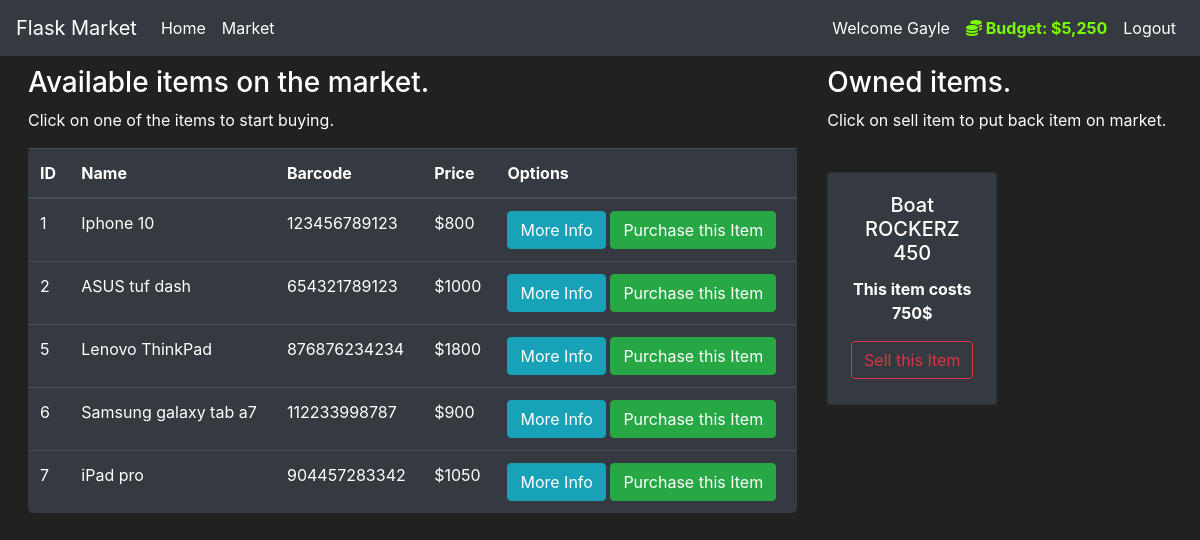
The app's page /market (signed in) with its own data.
### market/models.py (models this page shows, shortened)
class User(db.Model, UserMixin):
    id = db.Column(db.Integer(), primary_key=True)
    username = db.Column(db.String(length=30), nullable=False, unique=True)
    email_address = db.Column(db.String(length=50), nullable=False, unique=True)
    password_hash = db.Column(db.String(length=60), nullable=False)
    budget = db.Column(db.Integer(), nullable=False, default=5000)
    items = db.relationship('Item', backref='owned_user', lazy=True)
    @property
    def prettier_budget(self):
        if len(str(self.budget)) >= 4:
            return f'${str(self.budget)[:-3]},{str(self.budget)[-3:]}'
        else:
            return f"${self.budget}"
    @property
    def password(self):
        return self.password

class Item(db.Model):
    id = db.Column(db.Integer(), primary_key=True)
    name = db.Column(db.String(length=30), nullable=False, unique=True)
    price = db.Column(db.Integer(), nullable=False)
    barcode = db.Column(db.String(length=12), nullable=False, unique=True)
    description = db.Column(db.String(length=1024), nullable=False, unique=True)
    owner = db.Column(db.Integer(), db.ForeignKey('user.id'))

### market/routes.py (the view, shortened to what this page needs)
@app.route('/market', methods=['GET','POST'])
@login_required
def market_page():
    purchase_form = PurchaseItemForm()
    selling_form = SellItemForm()
    if request.method=='GET':
        items = Item.query.filter_by(owner=None)
        owned_items = Item.query.filter_by(owner=current_user.id)
        return render_template('market.html', items=items,purchase_form=purchase_form,owned_items=owned_items,selling_form=selling_form)

### market/models.py (called while the page is built)
@login_manager.user_loader
def load_user(user_id):
    return User.query.get(int(user_id))

### market/templates/market.html (shortened to what this page needs)
{% extends 'base.html' %}
{% block content %}
<div class="row" style="margin-top: 10px;margin-left:10px;">
    <div class="col-8">
        <h3>Available items on the market.</h3>
        <p>Click on one of the items to start buying.</p>
        <table class="table table-hover table-dark" style="border-radius:5px;">
        <thead>
            <tr>
                <th scope="col">ID</th>
                <th scope="col">Name</th>
                <th scope="col">Barcode</th>
                <th scope="col">Price</th>
                <th scope="col">Options</th>
            </tr>
        </thead>
        <tbody>
            {% for item in items %}
                <tr>
                    <td>{{ item.id }}</td>
                    <td>{{ item.name }}</td>
                    <td>{{ item.barcode }}</td>
                    <td>${{ item.price }}</td>
                    <td>
                        <button class="btn btn-outline btn-info" data-toggle="modal" data-target="#Modal-MoreInfo-{{item.id}}">More Info</button>
                        <button class="btn btn-outline btn-success" data-toggle="modal" data-target="#Modal-PurchaseConfirm-{{item.id}}">Purchase this Item</button>
                    </td>
                </tr>
            {% endfor %}
        </tbody>
    </table>
    </div>
    <div class="col-4">
        <h3>Owned items.</h3>
        <p>Click on sell item to put back item on market.</p>
        <br>
        <div class="row">
            {%for owned_item in owned_items%}
                <div class="col-md-6">
                    <div style="margin-bottom: 5px" class="card text-center bg-dark">
                        <div class="card-body">
                            <h5 class="card-title">{{ owned_item.name }}</h5>
                            <p class="card-text"><strong>
                            This item costs {{ owned_item.price }}$
                            </strong></p>
                            <button type="button" class="btn btn-outline-danger" style="margin-bottom:5px"data-toggle="modal" data-target="#Modal-SellingConfirm-{{ owned_item.id }}">
                            Sell this Item
                            </button>
                        </div>
                    </div>
                </div>
            {%endfor%}
        </div>
    </div>
</div>
{% endblock %}

### market/templates/base.html (shortened to what this page needs)
<!DOCTYPE html>
<html lang="en">
  <head>
    <link
      rel="stylesheet"
      href="https://cdn.jsdelivr.net/npm/bootstrap@4.5.3/dist/css/bootstrap.min.css"
    />
  </head>
  <body>
    <nav class="navbar navbar-expand-md navbar-dark bg-dark">
      <a class="navbar-brand" href="#">Flask Market</a>
      <div class="collapse navbar-collapse" id="navbarNav">
        <ul class="navbar-nav mr-auto">
          <li class="nav-item active">
            <a class="nav-link" href="{{ url_for('home_page') }}"
              >Home <span class="sr-only">(current)</span></a
            >
          </li>
          <li class="nav-item active">
            <a class="nav-link" href="{{ url_for('market_page') }}">Market</a>
          </li>
        </ul>
        {% if current_user.is_authenticated %}
        <ul class="navbar-nav">
          <li class="nav-item active">
            <a class="nav-link">Welcome {{ current_user.username }}</a>
          </li>
          <li class="nav-item">
            <a class="nav-link active" style="color: lawngreen; font-weight: bold">
              <i class="fas fa-coins"></i>
              Budget: {{ current_user.prettier_budget }}
            </a>
          </li>
          <li class="nav-item active">
            <a class="nav-link" href="{{ url_for('logout_page') }}">Logout</a>
          </li>
        </ul>
        {% endif %}
      </div>
    </nav>
    <div style="padding-left: 3px; padding-right: 3px">
      {% block content %} {% endblock %}
    </div>
  </body>
</html>

### market/templates/base.html (style rules this page uses)
body { background-color: #212121; color: white; }

### records on screen
User: username "Gayle", prettier_budget "$5,250"
Item: id "1", name "Iphone 10", barcode "123456789123", price "800"
Item: id "2", name "ASUS tuf dash", barcode "654321789123", price "1000"
Item: id "5", name "Lenovo ThinkPad", barcode "876876234234", price "1800"
Item: id "6", name "Samsung galaxy tab a7", barcode "112233998787", price "900"
Item: id "7", name "iPad pro", barcode "904457283342", price "1050"
Item: name "Boat ROCKERZ 450", price "750"
